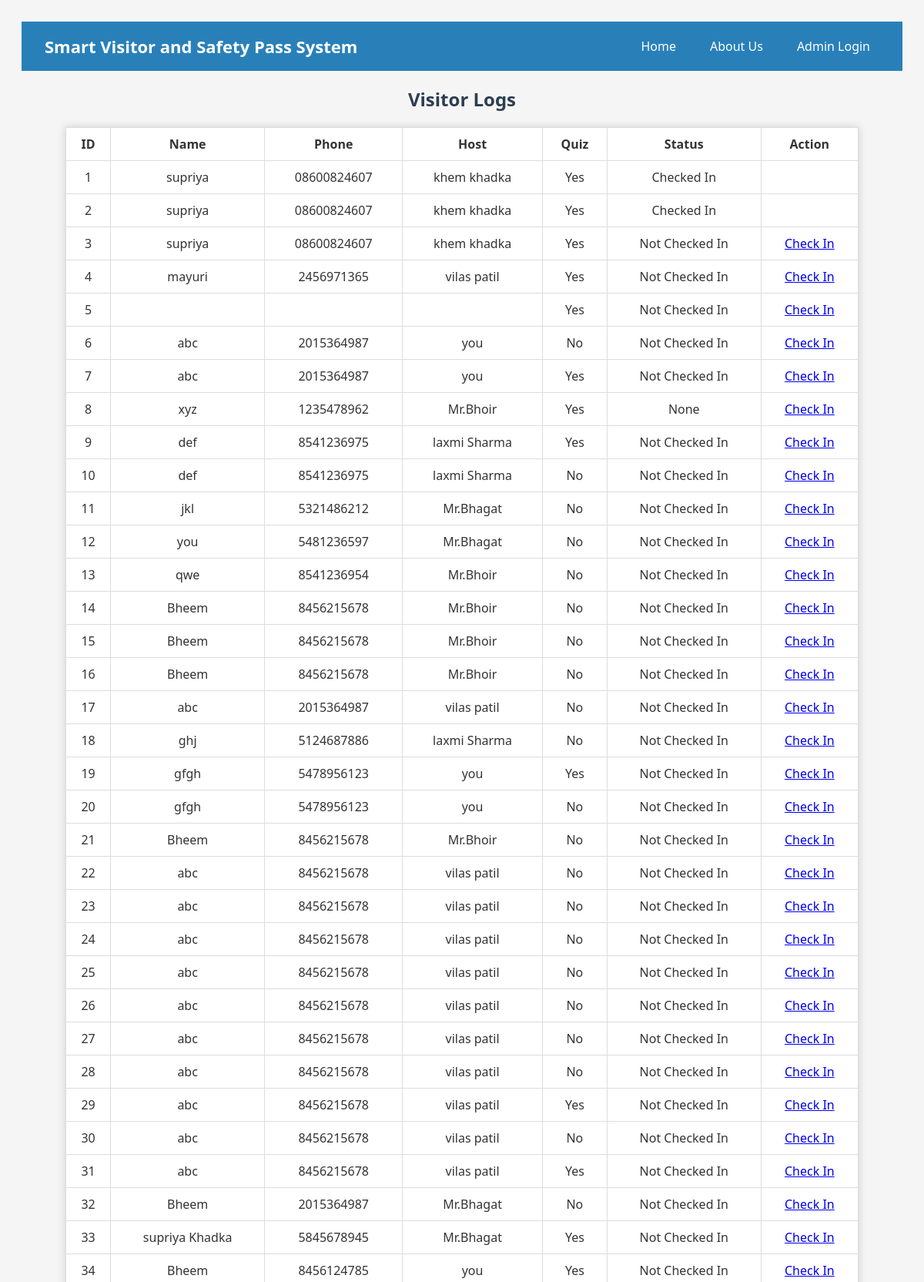
The page /admin (upper part) on the database its author committed.
### tables this page shows
CREATE TABLE visitors (
                    id INTEGER PRIMARY KEY AUTOINCREMENT,
                    name TEXT,
                    phone TEXT,
                    reason TEXT,
                    host TEXT,
                    quiz_passed INTEGER,
                    checkin_status TEXT
                , area TEXT, checkin_time TEXT, checkout_time TEXT, start_date TEXT, end_date TEXT);

### app.py (the view)
@app.route('/admin')
def admin():
    conn = sqlite3.connect(DB_NAME)
    c = conn.cursor()
    c.execute("SELECT * FROM visitors")
    visitors = c.fetchall()
    conn.close()
    return render_template('admin.html', data=visitors)

### templates/admin.html (shortened to what this page needs)
<!DOCTYPE html>
<html>
<head>
  <link rel="stylesheet" href="{{ url_for('static', filename='style.css') }}">
</head>
<body>
  {% include 'header.html' %}
  <h2>Visitor Logs</h2>
  <table border="1">
    <tr>
      <th>ID</th><th>Name</th><th>Phone</th><th>Host</th>
      <th>Quiz</th><th>Status</th><th>Action</th>
    </tr>
    {% for row in data %}
    <tr>
      <td>{{ row[0] }}</td><td>{{ row[1] }}</td><td>{{ row[2] }}</td>
      <td>{{ row[4] }}</td><td>{{ 'Yes' if row[5] else 'No' }}</td>
      <td>{{ row[6] }}</td>
      <td>
        {% if row[6] != 'Checked In' %}
          <a href="/checkin/{{ row[0] }}">Check In</a>
        {% endif %}
      </td>
    </tr>
    {% endfor %}
  </table>
  {% include 'footer.html' %}
</body>
</html>

### templates/header.html (shortened to what this page needs)
<!DOCTYPE html>
<html>
<head>
  <link rel="stylesheet" href="{{ url_for('static', filename='style.css') }}">
</head>
<body>
  <header class="navbar">
    <h1>Smart Visitor and Safety Pass System</h1>
    <div class="nav-links">
      <a href="/">Home</a>
      <a href="/about">About Us</a>
      {% if session.get('user') %}
        <form action="/logout" method="post" style="display: inline;">
          <button type="submit">Logout</button>
        </form>
      {% else %}
        <a href="/login">Admin Login</a>
      {% endif %}
    </div>
  </header>

### templates/footer.html (shortened to what this page needs)
</body>
</html>

### static/style.css (style rules this page uses)
body { font-family: 'Segoe UI', sans-serif; background-color: #f5f5f5; padding: 20px; color: #333; }
h2 { color: #2c3e50; text-align: center; }
table { width: 90%; margin: 20px auto; border-collapse: collapse; background-color: white; box-shadow: 0 0 10px #ccc; }
th, td { padding: 10px; border: 1px solid #ddd; text-align: center; }

### templates/header.html (style rules this page uses)
.navbar { background-color: #2980b9; color: white; padding: 15px 30px; display: flex; justify-content: space-between; align-items: center; }
.navbar h1 { margin: 0; font-size: 22px; font-weight: bold; }
.nav-links { display: flex; gap: 20px; align-items: center; }
.nav-links a, .nav-links form button { color: white; text-decoration: none; font-weight: 500; padding: 6px 12px; border-radius: 5px; background: none; border: none; cursor: pointer; }

### rows shown on the page
visitors: id "1", name "supriya", phone "08600824607", host "khem khadka", quiz_passed "Yes", checkin_status "Checked In"
visitors: id "2", name "supriya", phone "08600824607", host "khem khadka", quiz_passed "Yes", checkin_status "Checked In"
visitors: id "3", name "supriya", phone "08600824607", host "khem khadka", quiz_passed "Yes", checkin_status "Not Checked In"
visitors: id "4", name "mayuri", phone "2456971365", host "vilas patil", quiz_passed "Yes", checkin_status "Not Checked In"
visitors: id "5", quiz_passed "Yes", checkin_status "Not Checked In"
visitors: id "6", name "abc", phone "2015364987", host "you", quiz_passed "No", checkin_status "Not Checked In"
visitors: id "7", name "abc", phone "2015364987", host "you", quiz_passed "Yes", checkin_status "Not Checked In"
visitors: id "8", name "xyz", phone "1235478962", host "Mr.Bhoir", quiz_passed "Yes", row "None"
visitors: id "9", name "def", phone "8541236975", host "laxmi Sharma", quiz_passed "Yes", checkin_status "Not Checked In"
visitors: id "10", name "def", phone "8541236975", host "laxmi Sharma", quiz_passed "No", checkin_status "Not Checked In"
visitors: id "11", name "jkl", phone "5321486212", host "Mr.Bhagat", quiz_passed "No", checkin_status "Not Checked In"
visitors: id "12", name "you", phone "5481236597", host "Mr.Bhagat", quiz_passed "No", checkin_status "Not Checked In"
visitors: id "13", name "qwe", phone "8541236954", host "Mr.Bhoir", quiz_passed "No", checkin_status "Not Checked In"
visitors: id "14", name "Bheem", phone "8456215678", host "Mr.Bhoir", quiz_passed "No", checkin_status "Not Checked In"
visitors: id "15", name "Bheem", phone "8456215678", host "Mr.Bhoir", quiz_passed "No", checkin_status "Not Checked In"
visitors: id "16", name "Bheem", phone "8456215678", host "Mr.Bhoir", quiz_passed "No", checkin_status "Not Checked In"
visitors: id "17", name "abc", phone "2015364987", host "vilas patil", quiz_passed "No", checkin_status "Not Checked In"
visitors: id "18", name "ghj", phone "5124687886", host "laxmi Sharma", quiz_passed "No", checkin_status "Not Checked In"
visitors: id "19", name "gfgh", phone "5478956123", host "you", quiz_passed "Yes", checkin_status "Not Checked In"
visitors: id "20", name "gfgh", phone "5478956123", host "you", quiz_passed "No", checkin_status "Not Checked In"
visitors: id "21", name "Bheem", phone "8456215678", host "Mr.Bhoir", quiz_passed "No", checkin_status "Not Checked In"
visitors: id "22", name "abc", phone "8456215678", host "vilas patil", quiz_passed "No", checkin_status "Not Checked In"
visitors: id "23", name "abc", phone "8456215678", host "vilas patil", quiz_passed "No", checkin_status "Not Checked In"
visitors: id "24", name "abc", phone "8456215678", host "vilas patil", quiz_passed "No", checkin_status "Not Checked In"
visitors: id "25", name "abc", phone "8456215678", host "vilas patil", quiz_passed "No", checkin_status "Not Checked In"
visitors: id "26", name "abc", phone "8456215678", host "vilas patil", quiz_passed "No", checkin_status "Not Checked In"
visitors: id "27", name "abc", phone "8456215678", host "vilas patil", quiz_passed "No", checkin_status "Not Checked In"
visitors: id "28", name "abc", phone "8456215678", host "vilas patil", quiz_passed "No", checkin_status "Not Checked In"
visitors: id "29", name "abc", phone "8456215678", host "vilas patil", quiz_passed "Yes", checkin_status "Not Checked In"
visitors: id "30", name "abc", phone "8456215678", host "vilas patil", quiz_passed "No", checkin_status "Not Checked In"
visitors: id "31", name "abc", phone "8456215678", host "vilas patil", quiz_passed "Yes", checkin_status "Not Checked In"
visitors: id "32", name "Bheem", phone "2015364987", host "Mr.Bhagat", quiz_passed "No", checkin_status "Not Checked In"
visitors: id "33", name "supriya Khadka", phone "5845678945", host "Mr.Bhagat", quiz_passed "Yes", checkin_status "Not Checked In"
visitors: id "34", name "Bheem", phone "8456124785", host "you", quiz_passed "Yes", checkin_status "Not Checked In"
